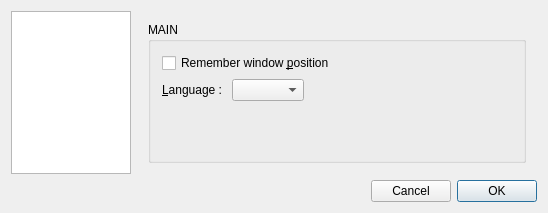
<?xml version="1.0" encoding="UTF-8"?>
<ui version="4.0">
 <class>SettingsDialogClass</class>
 <widget class="QDialog" name="SettingsDialogClass">
  <property name="windowModality">
   <enum>Qt::WindowModal</enum>
  </property>
  <property name="geometry">
   <rect>
    <x>0</x>
    <y>0</y>
    <width>548</width>
    <height>213</height>
   </rect>
  </property>
  <property name="windowTitle">
   <string>Qrest preferences</string>
  </property>
  <property name="windowIcon">
   <iconset resource="../../../resources/pixmaps.qrc">
    <normaloff>:/icons/pix/qresticon.png</normaloff>:/icons/pix/qresticon.png</iconset>
  </property>
  <layout class="QGridLayout" name="gridLayout">
   <item row="0" column="0">
    <layout class="QVBoxLayout" name="verticalLayout">
     <item>
      <layout class="QHBoxLayout" name="horizontalLayout_2">
       <item>
        <widget class="QListWidget" name="sectionsList">
         <property name="sizePolicy">
          <sizepolicy hsizetype="Fixed" vsizetype="Expanding">
           <horstretch>0</horstretch>
           <verstretch>0</verstretch>
          </sizepolicy>
         </property>
         <property name="minimumSize">
          <size>
           <width>120</width>
           <height>0</height>
          </size>
         </property>
         <property name="maximumSize">
          <size>
           <width>200</width>
           <height>16777215</height>
          </size>
         </property>
        </widget>
       </item>
       <item>
        <widget class="QStackedWidget" name="stackedWidget">
         <property name="minimumSize">
          <size>
           <width>400</width>
           <height>0</height>
          </size>
         </property>
         <property name="currentIndex">
          <number>0</number>
         </property>
         <widget class="QWidget" name="main">
          <layout class="QVBoxLayout" name="verticalLayout_3">
           <item>
            <widget class="QGroupBox" name="maingroupBox">
             <property name="title">
              <string>MAIN</string>
             </property>
             <layout class="QGridLayout" name="gridLayout_4">
              <item row="0" column="0">
               <layout class="QVBoxLayout" name="mainPrefsVerticalLayout">
                <item>
                 <widget class="QCheckBox" name="chkRememberWindowPos">
                  <property name="toolTip">
                   <string>Should Qrest's main window be opened at the screen location it had on last run ?</string>
                  </property>
                  <property name="text">
                   <string>Remember window &amp;position</string>
                  </property>
                 </widget>
                </item>
                <item>
                 <layout class="QHBoxLayout" name="horizontalLayout_5">
                  <item>
                   <layout class="QHBoxLayout" name="horizontalLayout_4">
                    <item>
                     <widget class="QLabel" name="lblPreferredLocale">
                      <property name="text">
                       <string>&amp;Language : </string>
                      </property>
                      <property name="buddy">
                       <cstring>cmbLocales</cstring>
                      </property>
                     </widget>
                    </item>
                    <item>
                     <widget class="QComboBox" name="cmbLocales"/>
                    </item>
                   </layout>
                  </item>
                  <item>
                   <spacer name="horizontalSpacer_2">
                    <property name="orientation">
                     <enum>Qt::Horizontal</enum>
                    </property>
                    <property name="sizeHint" stdset="0">
                     <size>
                      <width>40</width>
                      <height>20</height>
                     </size>
                    </property>
                   </spacer>
                  </item>
                 </layout>
                </item>
               </layout>
              </item>
              <item row="1" column="0">
               <spacer name="verticalSpacer_2">
                <property name="orientation">
                 <enum>Qt::Vertical</enum>
                </property>
                <property name="sizeHint" stdset="0">
                 <size>
                  <width>17</width>
                  <height>33</height>
                 </size>
                </property>
               </spacer>
              </item>
             </layout>
            </widget>
           </item>
          </layout>
         </widget>
         <widget class="QWidget" name="midi">
          <layout class="QGridLayout" name="gridLayout_2">
           <item row="0" column="0">
            <widget class="QGroupBox" name="groupBox">
             <property name="title">
              <string>MIDI</string>
             </property>
             <layout class="QGridLayout" name="gridLayout_3">
              <item row="0" column="0">
               <layout class="QHBoxLayout" name="horizontalLayout_3">
                <item>
                 <layout class="QVBoxLayout" name="verticalLayout_2">
                  <item>
                   <widget class="QLabel" name="label_3">
                    <property name="toolTip">
                     <string>This name will be used by your system to identify qrest's MIDI input port</string>
                    </property>
                    <property name="text">
                     <string>Midi input &amp;port name :</string>
                    </property>
                    <property name="alignment">
                     <set>Qt::AlignRight|Qt::AlignTrailing|Qt::AlignVCenter</set>
                    </property>
                    <property name="buddy">
                     <cstring>midiPortNameLineEdit</cstring>
                    </property>
                   </widget>
                  </item>
                  <item>
                   <widget class="QLabel" name="connectDeviceLabel">
                    <property name="toolTip">
                     <string>The MIDI device to connect to</string>
                    </property>
                    <property name="text">
                     <string>Connect  to &amp;device :</string>
                    </property>
                    <property name="alignment">
                     <set>Qt::AlignRight|Qt::AlignTrailing|Qt::AlignVCenter</set>
                    </property>
                    <property name="buddy">
                     <cstring>devicesCombo</cstring>
                    </property>
                   </widget>
                  </item>
                  <item>
                   <widget class="QLabel" name="label">
                    <property name="toolTip">
                     <string>Review or set a new MIDI trigger for the TAPTEMPO</string>
                    </property>
                    <property name="text">
                     <string>TAPTEMPO MIDI &amp;Trigger :</string>
                    </property>
                    <property name="alignment">
                     <set>Qt::AlignRight|Qt::AlignTrailing|Qt::AlignVCenter</set>
                    </property>
                    <property name="buddy">
                     <cstring>triggerButton</cstring>
                    </property>
                   </widget>
                  </item>
                 </layout>
                </item>
                <item>
                 <layout class="QVBoxLayout" name="verticalLayout_5">
                  <item>
                   <widget class="QLineEdit" name="midiPortNameLineEdit"/>
                  </item>
                  <item>
                   <widget class="QComboBox" name="devicesCombo">
                    <property name="sizePolicy">
                     <sizepolicy hsizetype="Preferred" vsizetype="Fixed">
                      <horstretch>0</horstretch>
                      <verstretch>0</verstretch>
                     </sizepolicy>
                    </property>
                    <property name="minimumSize">
                     <size>
                      <width>200</width>
                      <height>0</height>
                     </size>
                    </property>
                   </widget>
                  </item>
                  <item>
                   <widget class="QPushButton" name="triggerButton">
                    <property name="text">
                     <string>Display / Set</string>
                    </property>
                   </widget>
                  </item>
                 </layout>
                </item>
               </layout>
              </item>
              <item row="1" column="0">
               <spacer name="verticalSpacer">
                <property name="orientation">
                 <enum>Qt::Vertical</enum>
                </property>
                <property name="sizeHint" stdset="0">
                 <size>
                  <width>20</width>
                  <height>40</height>
                 </size>
                </property>
               </spacer>
              </item>
             </layout>
            </widget>
           </item>
          </layout>
         </widget>
        </widget>
       </item>
      </layout>
     </item>
     <item>
      <layout class="QHBoxLayout" name="horizontalLayout">
       <item>
        <spacer name="horizontalSpacer">
         <property name="orientation">
          <enum>Qt::Horizontal</enum>
         </property>
         <property name="sizeHint" stdset="0">
          <size>
           <width>40</width>
           <height>20</height>
          </size>
         </property>
        </spacer>
       </item>
       <item>
        <widget class="QPushButton" name="pushButton">
         <property name="text">
          <string>Cancel</string>
         </property>
         <property name="autoDefault">
          <bool>false</bool>
         </property>
        </widget>
       </item>
       <item>
        <widget class="QPushButton" name="pushButton_2">
         <property name="text">
          <string>OK</string>
         </property>
         <property name="autoDefault">
          <bool>false</bool>
         </property>
         <property name="default">
          <bool>true</bool>
         </property>
        </widget>
       </item>
      </layout>
     </item>
    </layout>
   </item>
  </layout>
 </widget>
 <layoutdefault spacing="6" margin="11"/>
 <resources>
  <include location="../../../resources/pixmaps.qrc"/>
 </resources>
 <connections>
  <connection>
   <sender>pushButton_2</sender>
   <signal>clicked()</signal>
   <receiver>SettingsDialogClass</receiver>
   <slot>accept()</slot>
   <hints>
    <hint type="sourcelabel">
     <x>536</x>
     <y>196</y>
    </hint>
    <hint type="destinationlabel">
     <x>430</x>
     <y>248</y>
    </hint>
   </hints>
  </connection>
  <connection>
   <sender>pushButton</sender>
   <signal>clicked()</signal>
   <receiver>SettingsDialogClass</receiver>
   <slot>reject()</slot>
   <hints>
    <hint type="sourcelabel">
     <x>445</x>
     <y>196</y>
    </hint>
    <hint type="destinationlabel">
     <x>303</x>
     <y>248</y>
    </hint>
   </hints>
  </connection>
  <connection>
   <sender>sectionsList</sender>
   <signal>currentRowChanged(int)</signal>
   <receiver>stackedWidget</receiver>
   <slot>setCurrentIndex(int)</slot>
   <hints>
    <hint type="sourcelabel">
     <x>116</x>
     <y>65</y>
    </hint>
    <hint type="destinationlabel">
     <x>291</x>
     <y>76</y>
    </hint>
   </hints>
  </connection>
 </connections>
</ui>
